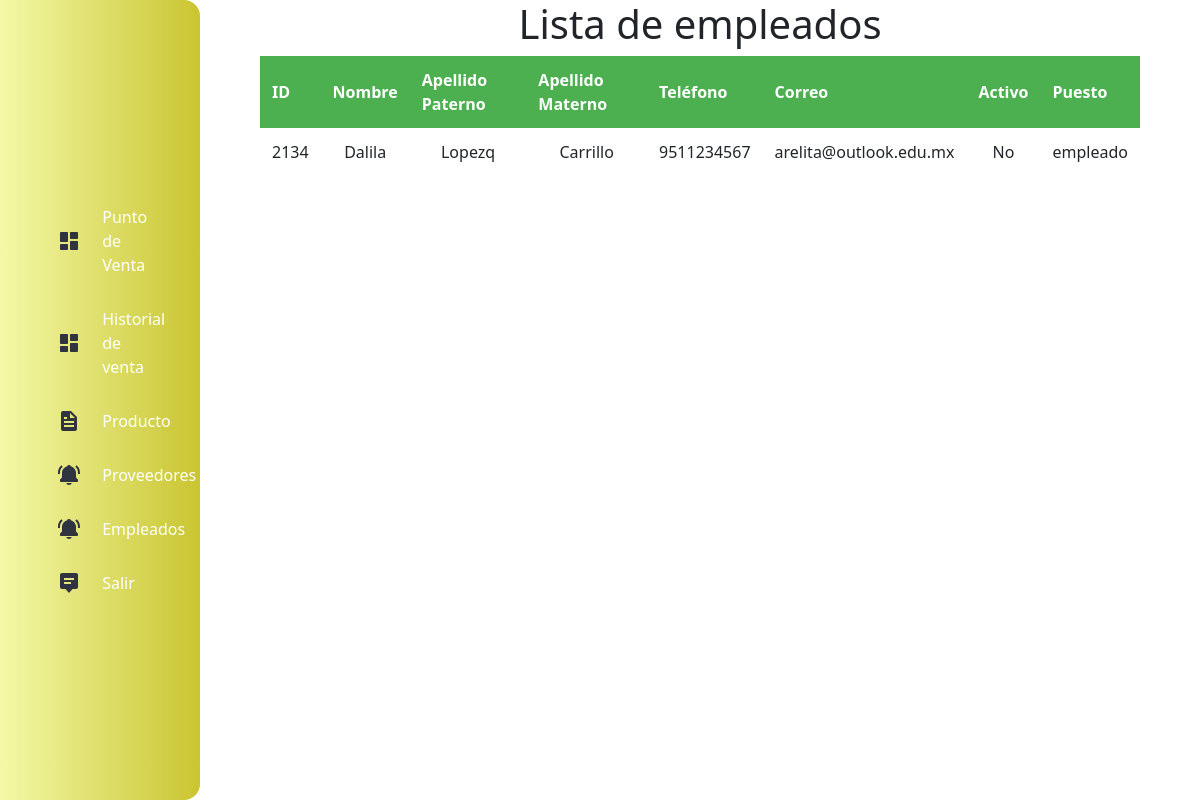
Screenshot of /inventarioEmp.php with the database file from the repository.
### tables this page shows
CREATE TABLE `persona` (
  `idPersona` varchar(50) NOT NULL,
  `nombre` varchar(50) DEFAULT NULL,
  `apellidoP` varchar(30) DEFAULT NULL,
  `apellidoM` varchar(30) DEFAULT NULL,
  `telefono` varchar(10) DEFAULT NULL,
  `correo` varchar(80) DEFAULT NULL,
  `password` varchar(100) NOT NULL,
  `activo` varchar(11) DEFAULT NULL,
  `puesto` varchar(20) DEFAULT NULL,
  PRIMARY KEY (`idPersona`)
);

### inventarioEmp.php (the view, shortened to what this page needs)
<!DOCTYPE html>
<html>
<head>
    <link rel="stylesheet" type="text/css" href="estilos.css">
    <link rel="stylesheet" type="text/css" href="formulario.css">
    <link rel="stylesheet" type="text/css" href="styl.css">
    <link rel="stylesheet" href="https://cdn.jsdelivr.net/npm/bootstrap-icons@1.7.2/font/bootstrap-icons.css">
    <link href="https://cdn.jsdelivr.net/npm/bootstrap@5.1.3/dist/css/bootstrap.min.css" rel="stylesheet"
>
</head>
<body>
    <div class="container-fluid w-100" id="Contenido">
        <div class="row">
            <div class="col-sm-12 col-lg-2 col-md-auto  p-0" id="columna">
                <nav class="nav">
                    <ul class="list">
                        <li class="list__item">
                            <div class="list__button">
                                <img src="assets/dashboard.svg" class="list__img">
                                <a href="index.php" class="nav__link">Punto de Venta</a>
                            </div>
                        </li>
                        <li class="list__item">
                            <div class="list__button">
                                <img src="assets/dashboard.svg" class="list__img">
                                <a href="#" class="nav__link">Historial de venta</a>
                            </div>
                        </li>
                        <li class="list__item list__item--click">
                            <div class="list__button list__button--click">
                                <img src="assets/docs.svg" class="list__img">
                                <a href="#" class="nav__link">Producto</a>
                            </div>
                        </li>
                        <li class="list__item list__item--click">
                            <div class="list__button list__button--click">
                                <img src="assets/bell.svg" class="list__img">
                                <a href="#" class="nav__link">Proveedores</a>
                            </div>
                        </li>
                        <li class="list__item list__item--click">
                            <div class="list__button list__button--click">
                                <img src="assets/bell.svg" class="list__img">
                                <a href="#" class="nav__link">Empleados</a>
                            </div>
                        </li>
                        <li class="list__item">
                            <div class="list__button">
                                <img src="assets/message.svg" class="list__img">
                                <a href="login.php" class="nav__link">Salir</a>
                            </div>
                        </li>
                    </ul>
                </nav>
            </div>
            <div class="col-sm-12 col-lg-10 col-md-auto columna">
                <?php
                include("conexion.php");
                $sql = "SELECT * FROM persona WHERE puesto = 'Empleado'";
                $resultado = mysqli_query($conexion, $sql);
                ?>
                <div class="container-fluid w-100" id="Contenido">
                    <h1>Lista de empleados</h1>
                    <div class="container-fluid w-100" id="Contenido">
                        <div style="height: 720px; overflow-y: scroll;">
                            <table>
                                <thead>
                                    <tr>
                                        <th>ID</th>
                                        <th>Nombre</th>
                                        <th>Apellido Paterno</th>
                                        <th>Apellido Materno</th>
                                        <th>Teléfono</th>
                                        <th>Correo</th>
                                        <th>Activo</th>
                                        <th>Puesto</th>
                                    </tr>
                                </thead>
                                <tbody>
                                    <?php
                                    while ($filas = mysqli_fetch_assoc($resultado)) {
                                        ?>
                                        <tr>
                                            <td><?php echo $filas['idPersona'] ?></td>
                                            <td><?php echo $filas['nombre'] ?></td>
                                            <td><?php echo $filas['apellidoP'] ?></td>
                                            <td><?php echo $filas['apellidoM'] ?></td>
                                            <td><?php echo $filas['telefono'] ?></td>
                                            <td><?php echo $filas['correo'] ?></td>
                                            <td><?php echo $filas['activo'] == 1 ? 'Sí' : 'No' ?></td>
                                            <td><?php echo $filas['puesto'] ?></td>
                                        </tr>
                                        <?php
                                    }
                                    ?>
                                </tbody>
                            </table>
                        </div>
                    </div>
                </div>
            </div>
        </div>
</body>
</html>

### estilos.css (style rules this page uses)
table { float: left; width: 100%; }
th, td { text-align: center; padding: 12px; }
th { background-color: #4CAF50; color: white; }
* { margin: 0; padding: 0; box-sizing: border-box; }
.nav { width: auto; }
.nav__link { color: white; display: block; padding: 15px 0; text-decoration: none; }
.nav__link { border-radius: 6px; padding-right: 20px; padding-left: 5px; text-align: left; }
.list { width: 100%; height: 100vh; display: flex; justify-content: center; flex-direction: column; border-radius: 0 16px 16px 0; background: #CAC531; background: -webkit-linear-gradient(to right, #F3F9A7, #CAC531); background: linear-gradient(to right, #F3F9A7, #CAC531); }
.list__item { list-style: none; width: 100%; text-align: center; overflow: hidden; }
.list__item--click { cursor: pointer; }
.list__button { display: flex; align-items: center; gap: 1em; width: 70%; margin: 0 auto; }

### formulario.css (style rules this page uses)
#Contenido { background: #ffffff; }
.columna { max-width: 600px; margin: 0 auto; }
h1 { text-align: center; }

### rows the page displays
persona: idPersona "2134", nombre "Dalila", apellidoP "Lopezq", apellidoM "Carrillo", telefono "9511234567", correo "arelita@outlook.edu.mx", activo "No", puesto "empleado"
